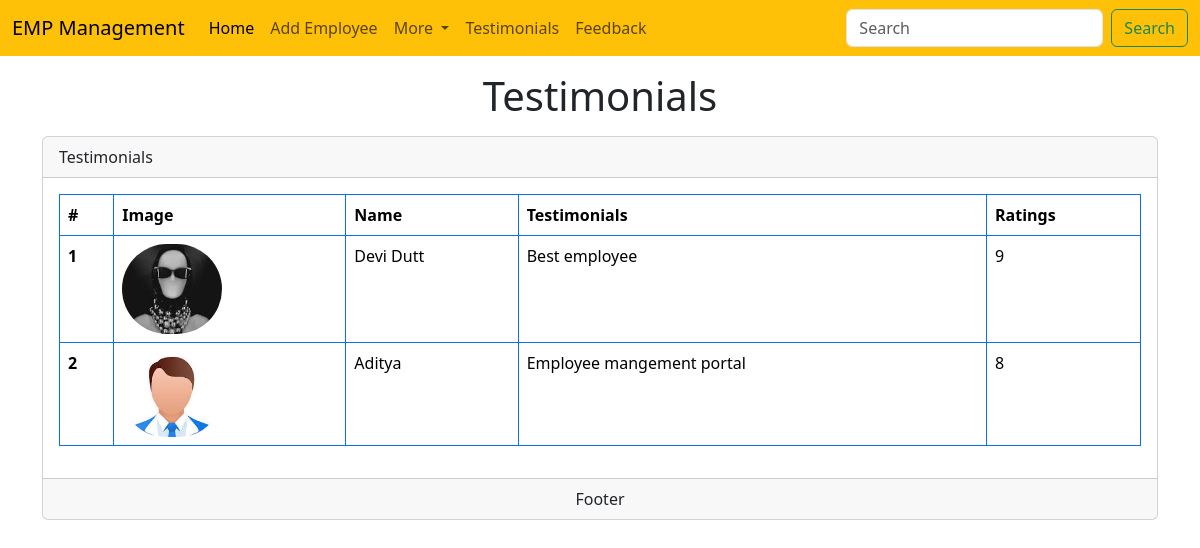
/emp_mgmt/testimonials/, run on the app's committed database.
### employee/models.py (models this page shows, shortened)
class Testimonial(models.Model):
    name=models.CharField(max_length=200)
    testimonial=models.TextField()
    picture=models.ImageField(upload_to="testimonials/")
    rating=models.IntegerField()

### employee/views.py (the view)
# urls.py: path("testimonials/", testimonials),
def testimonials(request):
    tet=Testimonial.objects.all()
    return render(request, "emp/testimonials.html",{"tet":tet})

### templates/emp/testimonials.html (shortened to what this page needs)
<!doctype html>
<html lang="en">
  <head>
    <link href="https://cdn.jsdelivr.net/npm/bootstrap@5.3.7/dist/css/bootstrap.min.css" rel="stylesheet">
  </head>
  <body>
    {% include 'emp/navbar.html' %}
    <h1 class="text-center my-3">Testimonials</h1>
    <div class="container">
      <div class="row">
        <div class="col-md-12">
          <div class="card">
            <div class="card-header">
              <span class="text-center">Testimonials</span>
            </div>
            <div class="card-body">
              <table class="table table-bordered border-primary">
                <thead>
                  <tr>
                    <th scope="col">#</th>
                    <th scope="col">Image</th>
                    <th scope="col">Name</th>
                    <th scope="col">Testimonials</th>
                    <th scope="col">Ratings</th>
                  </tr>
                </thead>
                <tbody>
                  {% for t in tet%}
                  <tr>
                    <th scope="row">{{ forloop.counter }}</th>
                    <td><img style="max-width: 100px; border-radius: 50px;" src="/media/{{t.picture}}" /></td>
                    <td>{{t.name}}</td>
                    <td>{{t.testimonial}}</td>
                    <td>{{t.rating}}</td>
                  </tr>
                  {% endfor %}
                </tbody>
              </table>
            </div>
            <div class="card-footer text-center">
              Footer
            </div>
          </div>
        </div>
      </div>
    </div>
  </body>
</html>

### templates/emp/navbar.html (shortened to what this page needs)
<nav class="navbar navbar-expand-lg bg-warning">
  <div class="container-fluid">
    <a class="navbar-brand" href="#">EMP Management</a>
    <div class="collapse navbar-collapse" id="navbarSupportedContent">
      <ul class="navbar-nav me-auto mb-2 mb-lg-0">
        <li class="nav-item">
          <a class="nav-link active" aria-current="page" href="/emp_mgmt/home">Home</a>
        </li>
        <li class="nav-item">
          <a class="nav-link" href="/emp_mgmt/add-emp/">Add Employee</a>
        </li>
        <li class="nav-item dropdown">
          <a class="nav-link dropdown-toggle" href="#" role="button" data-bs-toggle="dropdown" aria-expanded="false">
            More
          </a>
        </li>
        <li class="nav-item">
          <a class="nav-link" href="/emp_mgmt/testimonials/">Testimonials</a>
        </li>
        <li class="nav-item">
          <a class="nav-link" href="/emp_mgmt/feedback/">Feedback</a>
        </li>
      </ul>
      <form class="d-flex" role="search">
        <input class="form-control me-2" type="search" placeholder="Search" aria-label="Search"/>
        <button class="btn btn-outline-success" type="submit">Search</button>
      </form>
    </div>
  </div>
</nav>

### data on the page
Testimonial: picture (picture), name "Devi Dutt", testimonial "Best employee", rating "9"
Testimonial: picture (picture), name "Aditya", testimonial "Employee mangement portal", rating "8"
